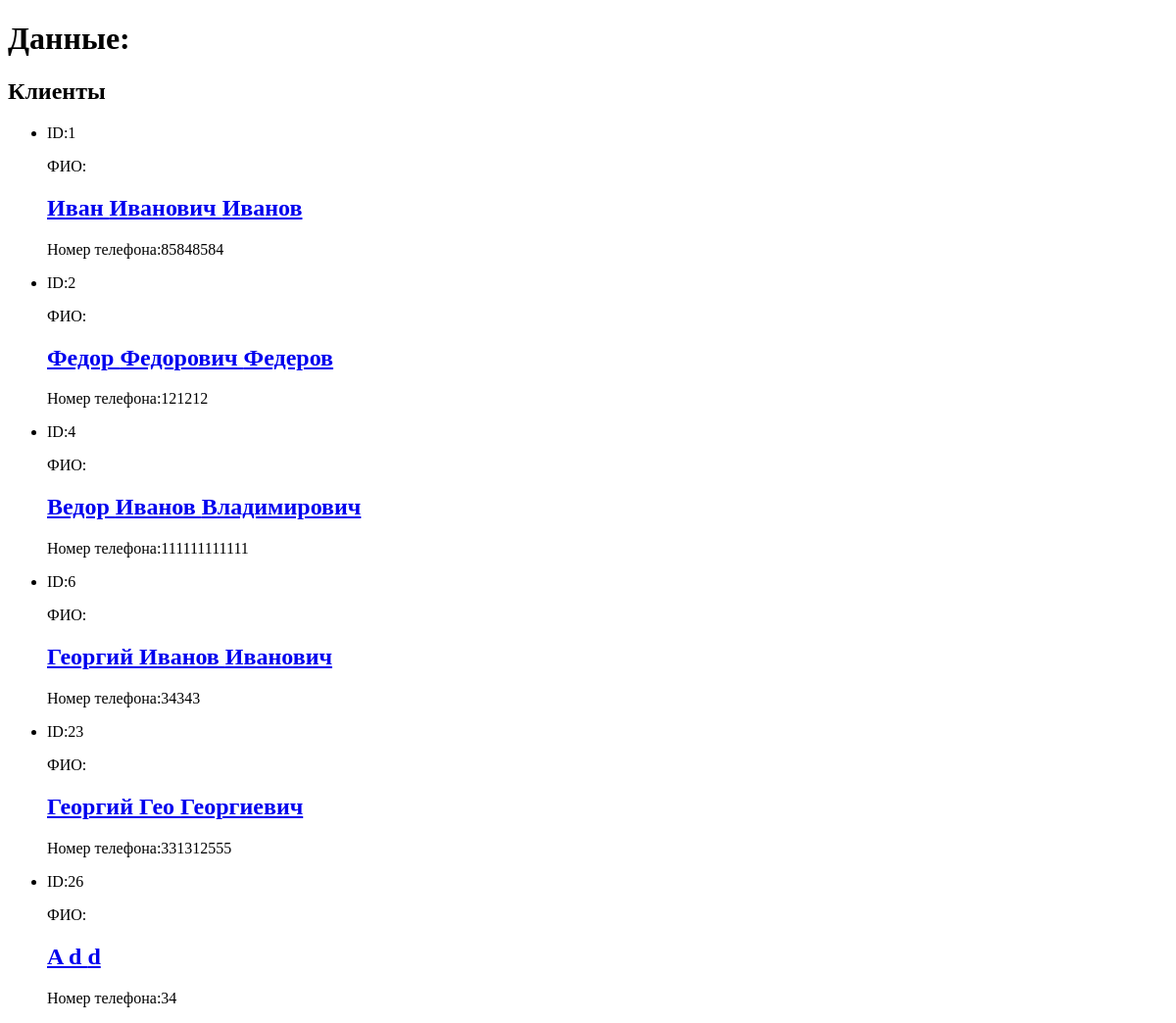
The page /client/list on the database as committed earlier.
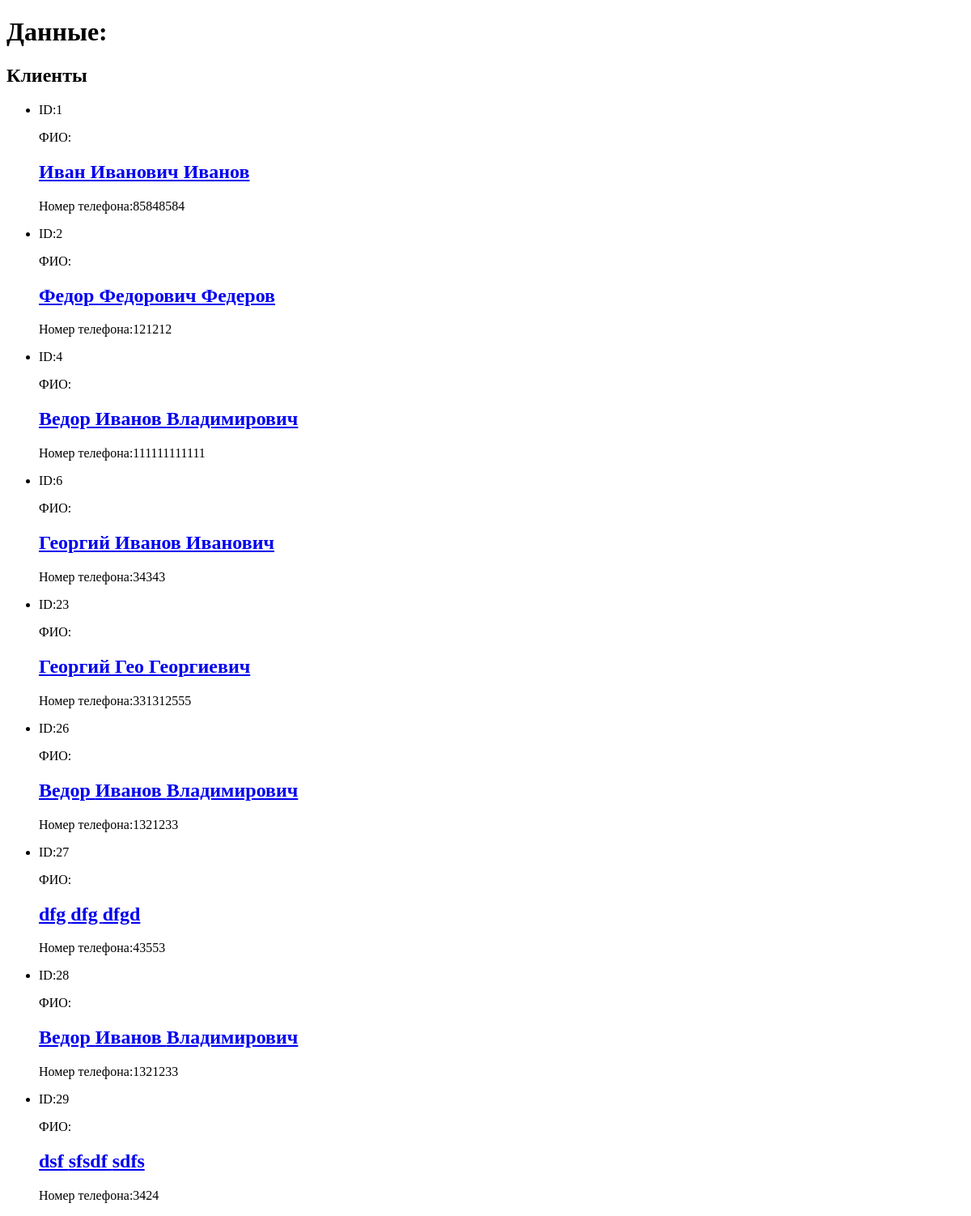
The same page on the database as committed later.
### main/models.py (models this page shows, shortened)
class Client(models.Model):
    id = models.AutoField(primary_key=True)
    name = models.CharField(max_length=30, verbose_name='Имя')
    surname = models.CharField(max_length=50, verbose_name='Фамилия')
    patronymic = models.CharField(max_length=50, verbose_name='Отчество')
    phone = models.IntegerField(verbose_name='Телефон')
    class Meta:
        verbose_name = 'Клиент'
        verbose_name_plural ='Клиенты'

### main/views.py (the view)
# urls.py: path('client/list',views.client_list),
def client_list(request):
    queryset=Client.objects.all()
    context = {
        'queryset': queryset,
        'title': 'Список всех клиентов',
        'name':'Клиенты'
    }
    return render(request,'form.html',context)

### main/templates/form.html (shortened to what this page needs)
<!DOCTYPE html>
<html lang="ru">
  <head>
  </head>
  <body>
    <h1>Данные:</h1>
    <h2>{{name}}</h2>
    <ul>
        {% for item in queryset %}
        <li>
                <p>ID:{{ item.id }}<p>
                <p> ФИО: <a href="/client/{{item.id}}/"><h2> {{ item.name }} {{ item.surname }} {{item.patronymic}}</h2></a><p>
                <p>Номер телефона:{{ item.phone }}<p>
            </li>
        {% endfor %}
    </ul>
  </body>
</html>

Rows that differ between the two databases and show on the page:
changed Client id 26: name "A" → "Ведор"; surname "d" → "Иванов"; patronymic "d" → "Владимирович"; phone "34" → "1321233"
added Client: id "27", name "dfg", surname "dfg", patronymic "dfgd", phone "43553"
added Client: id "28", name "Ведор", surname "Иванов", patronymic "Владимирович", phone "1321233"
added Client: id "29", name "dsf", surname "sfsdf", patronymic "sdfs", phone "3424"
